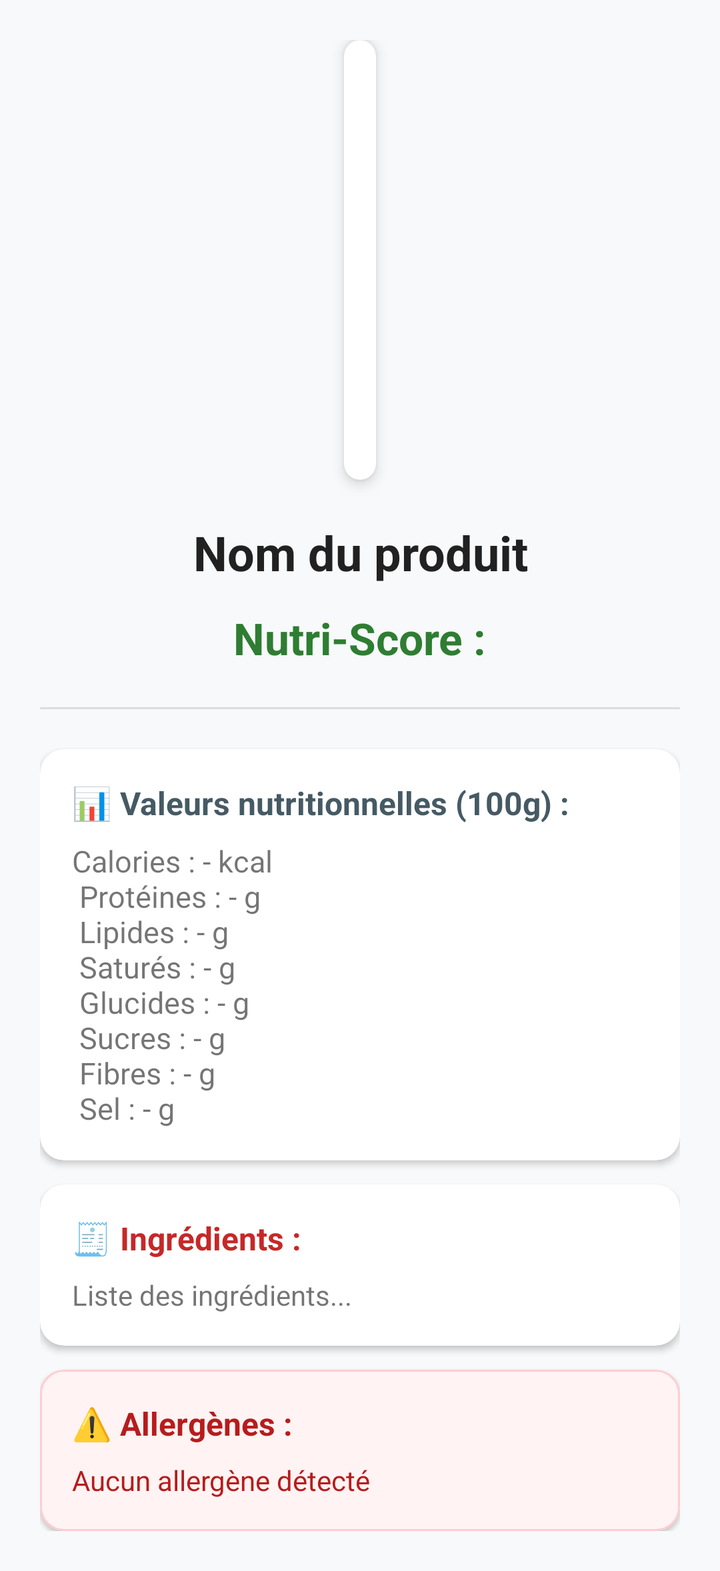
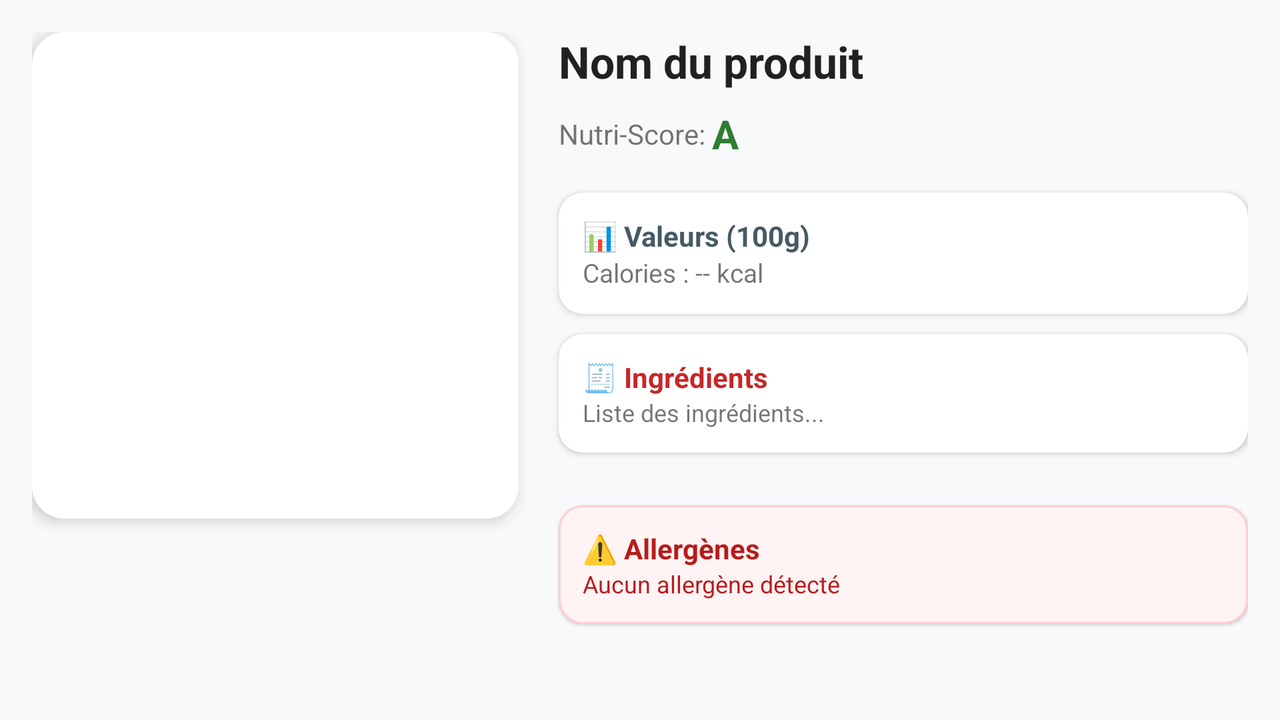

One screen, two layout resources from the same app: the default and the repository's alternative for another configuration. Each is rendered where Android would select it; the XML of both is given below.
<!-- AndroidManifest.xml: application theme Theme.Nutriscore -->
<!-- res/layout/activity_product.xml -->
<?xml version="1.0" encoding="utf-8"?>
<ScrollView xmlns:android="http://schemas.android.com/apk/res/android"
    xmlns:app="http://schemas.android.com/apk/res-auto"
    android:layout_width="match_parent"
    android:layout_height="match_parent"
    android:background="#F8F9FA">

    <LinearLayout
        android:layout_width="match_parent"
        android:layout_height="wrap_content"
        android:orientation="vertical"
        android:padding="20dp">

        
        
        <com.google.android.material.card.MaterialCardView
            android:layout_width="wrap_content"
            android:layout_height="wrap_content"
            android:layout_gravity="center"
            app:cardCornerRadius="16dp"
            app:cardElevation="4dp"
            app:strokeWidth="0dp">

            <ImageView
                android:id="@+id/imgProduct"
                android:layout_width="wrap_content"
                android:layout_height="220dp"
                android:adjustViewBounds="true"
                android:contentDescription="Photo du produit"
                android:padding="8dp"
                android:scaleType="fitCenter" />
        </com.google.android.material.card.MaterialCardView>

        
        <TextView
            android:id="@+id/txtName"
            android:layout_width="match_parent"
            android:layout_height="wrap_content"
            android:layout_marginTop="20dp"
            android:text="Nom du produit"
            android:textAlignment="center"
            android:textColor="#212121"
            android:textSize="24sp"
            android:textStyle="bold" />

        
        <LinearLayout
            android:layout_width="match_parent"
            android:layout_height="wrap_content"
            android:gravity="center"
            android:layout_marginTop="12dp"
            android:orientation="horizontal">

            <TextView
                android:id="@+id/txtNutri"
                android:layout_width="wrap_content"
                android:layout_height="wrap_content"
                android:text="@string/nutri_title"
                android:textColor="#2E7D32"
                android:textSize="22sp"
                android:textStyle="bold" />
        </LinearLayout>

        
        <View
            android:layout_width="match_parent"
            android:layout_height="1dp"
            android:layout_marginVertical="20dp"
            android:background="#DDDDDD" />

        
        <com.google.android.material.card.MaterialCardView
            android:layout_width="match_parent"
            android:layout_height="wrap_content"
            app:cardBackgroundColor="@android:color/white"
            app:cardCornerRadius="12dp"
            app:cardElevation="2dp"
            app:strokeWidth="0dp"
            android:layout_marginBottom="12dp">

            <LinearLayout
                android:layout_width="match_parent"
                android:layout_height="wrap_content"
                android:orientation="vertical"
                android:padding="16dp">

                <TextView
                    android:id="@+id/txtNutrition"
                    android:layout_width="wrap_content"
                    android:layout_height="wrap_content"
                    android:text="@string/nutrition_title"
                    android:textColor="#455A64"
                    android:textSize="16sp"
                    android:textStyle="bold" />

                <TextView
                    android:id="@+id/txtCalories"
                    android:layout_width="match_parent"
                    android:layout_height="wrap_content"
                    android:layout_marginTop="8dp"
                    android:text="@string/nutrition_details_placeholder"
                    android:textSize="15sp" />
            </LinearLayout>
        </com.google.android.material.card.MaterialCardView>

        
        <com.google.android.material.card.MaterialCardView
            android:layout_width="match_parent"
            android:layout_height="wrap_content"
            app:cardBackgroundColor="@android:color/white"
            app:cardCornerRadius="12dp"
            app:cardElevation="2dp"
            app:strokeWidth="0dp"
            android:layout_marginBottom="12dp">

            <LinearLayout
                android:layout_width="match_parent"
                android:layout_height="wrap_content"
                android:orientation="vertical"
                android:padding="16dp">

                <TextView
                    android:id="@+id/txtIngredients"
                    android:layout_width="wrap_content"
                    android:layout_height="wrap_content"
                    android:text="@string/ingredients_title"
                    android:textColor="#C62828"
                    android:textSize="16sp"
                    android:textStyle="bold" />

                <TextView
                    android:id="@+id/txtIngredientsList"
                    android:layout_width="match_parent"
                    android:layout_height="wrap_content"
                    android:layout_marginTop="8dp"
                    android:lineSpacingExtra="4dp"
                    android:text="@string/ingredients_placeholder"
                    android:textSize="14sp" />
            </LinearLayout>
        </com.google.android.material.card.MaterialCardView>

        
        <com.google.android.material.card.MaterialCardView
            android:layout_width="match_parent"
            android:layout_height="wrap_content"
            app:cardBackgroundColor="#FFF3F3"
            app:cardCornerRadius="12dp"
            app:cardElevation="1dp"
            app:strokeColor="#FFCDD2"
            app:strokeWidth="1dp">

            <LinearLayout
                android:layout_width="match_parent"
                android:layout_height="wrap_content"
                android:orientation="vertical"
                android:padding="16dp">

                <TextView
                    android:layout_width="wrap_content"
                    android:layout_height="wrap_content"
                    android:text="@string/allergens_title"
                    android:textColor="#B71C1C"
                    android:textSize="16sp"
                    android:textStyle="bold" />

                <TextView
                    android:id="@+id/txtAllergens"
                    android:layout_width="match_parent"
                    android:layout_height="wrap_content"
                    android:layout_marginTop="8dp"
                    android:text="@string/allergens_placeholder"
                    android:textColor="#B71C1C"
                    android:textSize="14sp" />
            </LinearLayout>
        </com.google.android.material.card.MaterialCardView>

    </LinearLayout>
</ScrollView>
<!-- resources referenced by this layout -->
<resources>
  <string name="allergens_placeholder">
          Aucun allergène détecté
      </string>
  <string name="allergens_title">
          ⚠️ Allergènes :
      </string>
  <string name="ingredients_placeholder">
          Liste des ingrédients...
      </string>
  <string name="ingredients_title">
          🧾 Ingrédients :
      </string>
  <string name="nutri_title">Nutri-Score : </string>
  <string name="nutrition_details_placeholder">
           Calories : - kcal\n
          Protéines : - g\n
          Lipides : - g\n
          Saturés : - g\n
          Glucides : - g\n
          Sucres : - g\n
          Fibres : - g\n
          Sel : - g
      </string>
  <string name="nutrition_title">
          📊 Valeurs nutritionnelles (100g) :
      </string>
  <style name="Theme.Nutriscore" parent="Theme.MaterialComponents.DayNight.DarkActionBar">
          
          <item name="colorPrimary">@color/purple_500</item>
          <item name="colorPrimaryVariant">@color/purple_700</item>
          <item name="colorOnPrimary">@color/white</item>
          
          <item name="colorSecondary">@color/teal_200</item>
          <item name="colorSecondaryVariant">@color/teal_700</item>
          <item name="colorOnSecondary">@color/black</item>
          
          <item name="android:statusBarColor">?attr/colorPrimaryVariant</item>
          
      </style>
  <color name="purple_500">#FF6200EE</color>
  <color name="purple_700">#FF3700B3</color>
  <color name="white">#FFFFFFFF</color>
  <color name="teal_200">#FF03DAC5</color>
  <color name="teal_700">#FF018786</color>
  <color name="black">#FF000000</color>
</resources>
<!-- res/layout-land/activity_product.xml (the repository's variant of the layout above) -->
<!-- drawn on the phone turned sideways -->
<?xml version="1.0" encoding="utf-8"?>
<ScrollView xmlns:android="http://schemas.android.com/apk/res/android"
    xmlns:app="http://schemas.android.com/apk/res-auto"
    android:layout_width="match_parent"
    android:layout_height="match_parent"
    android:background="#F8F9FA"
    android:fillViewport="true">

    <androidx.constraintlayout.widget.ConstraintLayout
        android:layout_width="match_parent"
        android:layout_height="wrap_content"
        android:padding="16dp">

        
        <com.google.android.material.card.MaterialCardView
            android:id="@+id/cardImage"
            android:layout_width="0dp"
            android:layout_height="0dp"
            app:cardCornerRadius="16dp"
            app:cardElevation="4dp"
            app:layout_constraintDimensionRatio="1:1"
            app:layout_constraintBottom_toBottomOf="parent"
            app:layout_constraintStart_toStartOf="parent"
            app:layout_constraintTop_toTopOf="parent"
            app:layout_constraintVertical_bias="0.0"
            app:layout_constraintWidth_percent="0.4">

            <ImageView
                android:id="@+id/imgProduct"
                android:layout_width="match_parent"
                android:layout_height="match_parent"
                android:padding="12dp"
                android:scaleType="fitCenter"
                android:adjustViewBounds="true"
                android:contentDescription="Photo du produit" />
        </com.google.android.material.card.MaterialCardView>

        
        <TextView
            android:id="@+id/txtName"
            android:layout_width="0dp"
            android:layout_height="wrap_content"
            android:layout_marginStart="20dp"
            android:text="Nom du produit"
            android:textColor="#212121"
            android:textSize="22sp"
            android:textStyle="bold"
            app:layout_constraintEnd_toEndOf="parent"
            app:layout_constraintStart_toEndOf="@id/cardImage"
            app:layout_constraintTop_toTopOf="parent" />

        
        <LinearLayout
            android:id="@+id/layoutNutri"
            android:layout_width="wrap_content"
            android:layout_height="wrap_content"
            android:layout_marginTop="8dp"
            android:gravity="center_vertical"
            android:orientation="horizontal"
            app:layout_constraintStart_toStartOf="@id/txtName"
            app:layout_constraintTop_toBottomOf="@id/txtName">

            <TextView
                android:layout_width="wrap_content"
                android:layout_height="wrap_content"
                android:text="Nutri-Score: "
                android:textSize="14sp" />

            <TextView
                android:id="@+id/txtNutri"
                android:layout_width="wrap_content"
                android:layout_height="wrap_content"
                android:text="A"
                android:textColor="#2E7D32"
                android:textSize="20sp"
                android:textStyle="bold" />
        </LinearLayout>

        
        <com.google.android.material.card.MaterialCardView
            android:id="@+id/cardNutrition"
            android:layout_width="0dp"
            android:layout_height="wrap_content"
            android:layout_marginTop="16dp"
            app:cardCornerRadius="12dp"
            app:cardElevation="2dp"
            app:layout_constraintEnd_toEndOf="parent"
            app:layout_constraintStart_toStartOf="@id/txtName"
            app:layout_constraintTop_toBottomOf="@id/layoutNutri">

            <LinearLayout
                android:layout_width="match_parent"
                android:layout_height="wrap_content"
                android:orientation="vertical"
                android:padding="12dp">
                <TextView
                    android:layout_width="wrap_content"
                    android:layout_height="wrap_content"
                    android:text="📊 Valeurs (100g)"
                    android:textColor="#455A64"
                    android:textSize="14sp"
                    android:textStyle="bold" />
                <TextView
                    android:id="@+id/txtCalories"
                    android:layout_width="match_parent"
                    android:layout_height="wrap_content"
                    android:text="Calories : -- kcal"
                    android:textSize="13sp" />
            </LinearLayout>
        </com.google.android.material.card.MaterialCardView>

        
        <com.google.android.material.card.MaterialCardView
            android:id="@+id/cardIngredients"
            android:layout_width="0dp"
            android:layout_height="wrap_content"
            android:layout_marginTop="10dp"
            app:cardCornerRadius="12dp"
            app:cardElevation="2dp"
            app:layout_constraintEnd_toEndOf="parent"
            app:layout_constraintStart_toStartOf="@id/txtName"
            app:layout_constraintTop_toBottomOf="@id/cardNutrition">

            <LinearLayout
                android:layout_width="match_parent"
                android:layout_height="wrap_content"
                android:orientation="vertical"
                android:padding="12dp">
                <TextView
                    android:layout_width="wrap_content"
                    android:layout_height="wrap_content"
                    android:text="🧾 Ingrédients"
                    android:textColor="#C62828"
                    android:textSize="14sp"
                    android:textStyle="bold" />
                <TextView
                    android:id="@+id/txtIngredients"
                    android:layout_width="match_parent"
                    android:layout_height="wrap_content"
                    android:textSize="12sp"
                    android:text="Liste des ingrédients..." />
            </LinearLayout>
        </com.google.android.material.card.MaterialCardView>

        
        <com.google.android.material.card.MaterialCardView
            android:id="@+id/cardAllergens"
            android:layout_width="0dp"
            android:layout_height="wrap_content"
            android:layout_marginTop="10dp"
            android:layout_marginBottom="16dp"
            app:cardBackgroundColor="#FFF3F3"
            app:cardCornerRadius="12dp"
            app:cardElevation="1dp"
            app:layout_constraintBottom_toBottomOf="parent"
            app:layout_constraintEnd_toEndOf="parent"
            app:layout_constraintStart_toStartOf="@id/txtName"
            app:layout_constraintTop_toBottomOf="@id/cardIngredients"
            app:strokeColor="#FFCDD2"
            app:strokeWidth="1dp">

            <LinearLayout
                android:layout_width="match_parent"
                android:layout_height="wrap_content"
                android:orientation="vertical"
                android:padding="12dp">
                <TextView
                    android:layout_width="wrap_content"
                    android:layout_height="wrap_content"
                    android:text="⚠️ Allergènes"
                    android:textColor="#B71C1C"
                    android:textSize="14sp"
                    android:textStyle="bold" />
                <TextView
                    android:id="@+id/txtAllergens"
                    android:layout_width="match_parent"
                    android:layout_height="wrap_content"
                    android:textColor="#B71C1C"
                    android:textSize="12sp"
                    android:text="Aucun allergène détecté" />
            </LinearLayout>
        </com.google.android.material.card.MaterialCardView>

    </androidx.constraintlayout.widget.ConstraintLayout>
</ScrollView>
<!-- resources referenced by the variant -->
<!-- as the phone turned sideways resolves them -->
<resources>
  <style name="Theme.Nutriscore" parent="Theme.MaterialComponents.DayNight.DarkActionBar">
          
          <item name="colorPrimary">@color/purple_500</item>
          <item name="colorPrimaryVariant">@color/purple_700</item>
          <item name="colorOnPrimary">@color/white</item>
          
          <item name="colorSecondary">@color/teal_200</item>
          <item name="colorSecondaryVariant">@color/teal_700</item>
          <item name="colorOnSecondary">@color/black</item>
          
          <item name="android:statusBarColor">?attr/colorPrimaryVariant</item>
          
      </style>
  <color name="purple_500">#FF6200EE</color>
  <color name="purple_700">#FF3700B3</color>
  <color name="white">#FFFFFFFF</color>
  <color name="teal_200">#FF03DAC5</color>
  <color name="teal_700">#FF018786</color>
  <color name="black">#FF000000</color>
</resources>
